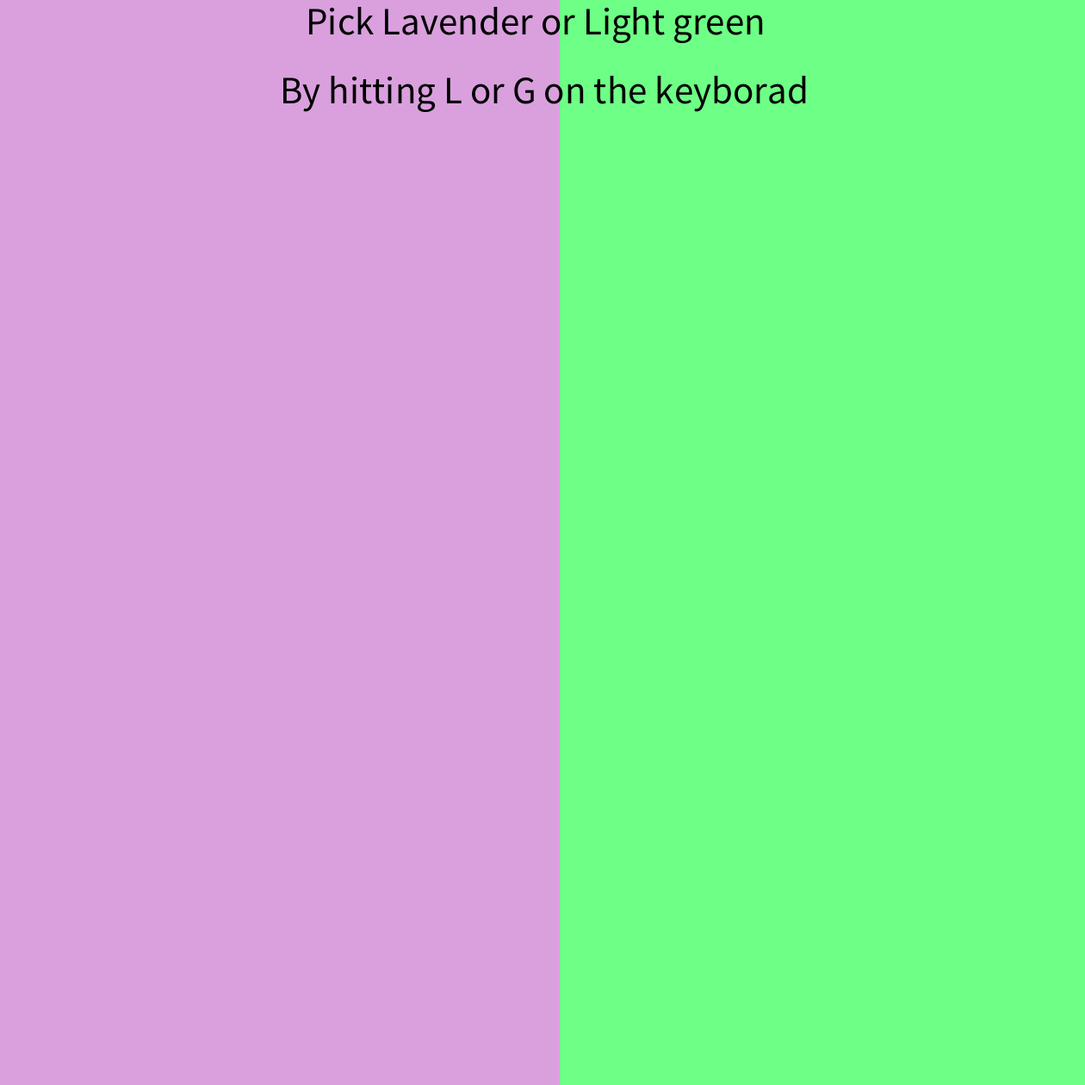
Frame 1 (no input)
Frame 60 (the mouse pressed at the canvas centre just before this capture): identical to frame 1, image omitted
Frame 120 (the mouse held since frame 60 and released just before this capture): identical to frame 1, image omitted

The Processing sketch that drew this single still picture (run headless with seeded random() and noise(); from frame 60 on, the mouse is pressed at the canvas centre):

// Processing sketch: unit2final
// ── unit2final.pde
int value = 0;
int p1;
int p2;
int[][] board = {
{0,0,0,0,0,0,0},
{0,0,0,0,0,0,0},
{0,0,0,0,0,0,0},
{0,0,0,0,0,0,0},
{0,0,0,0,0,0,0},
{0,0,0,0,0,0,0}
};
void draw(){
  
}
// resets the whole board to 0 to start a new game
void clearboard(){
 for(int i = 0; i < 6; i++){
   for(int x = 0; x < 7; x++){
     board[i][x]=0;
}
 }
}
// what color the player picks
void keyTyped(){
 if(key == 'l'){
   p1 = 1;
   p2 = 2;
   clearboard();
   drawgame();
 }else if(key == 'g'){
  p1 = 2;
  p2 = 1;
  drawgame();
  clearboard();
 }
}
void setup(){
  size(1260,1260);
 pick(); 
}
void turn(){
 if(value == 0){
  value = 1; 
 }else{
   value = 0;
 }
}
void pick(){
  noStroke();
  fill(218,160,222);
 rect(0,0,650,1260);
 noStroke();
 fill(110,255,134);
 rect(650,0,650,1260);
 textSize(45);
 fill(0);
  text("Pick Lavender or Light green",355,40);
  text("By hitting L or G on the keyborad",325,120);
}
void drawgame(){
  background(0,0,255);
  //row1
  fill(255,255,255);
  circle(100, 100, 150);
  circle(275, 100, 150);
  circle(450, 100, 150);
  circle(625, 100, 150);
  circle(800, 100, 150);
  circle(975, 100, 150);
  circle(1150, 100, 150);
  //row2
  circle(100, 270, 150);
  circle(275, 270, 150);
  circle(450, 270, 150);
  circle(625, 270, 150);
  circle(800, 270, 150);
  circle(975, 270, 150);
  circle(1150,270, 150);
  //row3
  circle(100, 440, 150);
  circle(275, 440, 150);
  circle(450, 440, 150);
  circle(625, 440, 150);
  circle(800, 440, 150);
  circle(975, 440, 150);
  circle(1150,440, 150);
  //row4
  circle(100, 610, 150);
  circle(275, 610, 150);
  circle(450, 610, 150);
  circle(625, 610, 150);
  circle(800, 610, 150);
  circle(975, 610, 150);
  circle(1150,610, 150);
  //row5
  circle(100, 780, 150);
  circle(275, 780, 150);
  circle(450, 780, 150);
  circle(625, 780, 150);
  circle(800, 780, 150);
  circle(975, 780, 150);
  circle(1150,780, 150);
  //row6
  circle(100, 950, 150);
  circle(275, 950, 150);
  circle(450, 950, 150);
  circle(625, 950, 150);
  circle(800, 950, 150);
  circle(975, 950, 150);
  circle(1150,950, 150);
}
void mouseClicked(){
  //This is for the first column 
  if(mouseX >= 0 && mouseX<=200 && p1 == 1&& value == 0){
    if(board[0][5] == 0){
      fill(218, 160, 222);
      circle(100, 950, 150);
      board[0][5] = 1;
    turn();
  }else if(board[0][4] == 0){
   fill(218,160,222);
   circle(100,780,150);
   board[0][4] = 1;
   turn();
  }else if(board[0][3] == 0){
   fill(218,160,222);
   circle(100,610,150);
   board[0][3] = 1;
   turn();
  }else if(board[0][2] == 0){
   fill(218,160,222);
   circle(100,440,150);
   board[0][2] = 1;
   turn();
  }else if(board[0][1] == 0){
   fill(218,160,222);
   circle(100,270,150);
   board[0][1] = 1;
   turn();
  }else if(board[0][0] == 0){
   fill(218,160,222);
   circle(100,100,150);
   board[0][0] = 1;
   turn();
  }
}else if(mouseX >= 0 && mouseX<=200 && p2 == 2&& value == 1){
    if(board[0][5] == 0){
       fill(110,255,134);
    circle(100, 950, 150);
    board[0][5] = 2;
    turn();
  }else if(board[0][4] == 0){
   fill(110,255,134);
   circle(100,780,150);
   board[0][4] = 2;
   turn();
  }else if(board[0][3] == 0){
   fill(110,255,134);
   circle(100,610,150);
   board[0][3] = 2;
   turn();
  }else if(board[0][2] == 0){
   fill(110,255,134);
   circle(100,440,150);
   board[0][2] = 2;
   turn();
  }else if(board[0][1] == 0){
   fill(110,255,134);
   circle(100,270,150);
   board[0][1] = 2;
   turn();
  }else if(board[0][0]== 0){
   fill(110,255,134);
   circle(100,100,150);
   board[0][0] = 2;
   turn();
  }
}else if(mouseX >= 0 && mouseX<=200 && p1 == 2&& value == 0){
    if(board[0][5] == 0){
       fill(110,255,134);
    circle(100, 950, 150);
    board[0][5] = 2;
    turn();
  }else if(board[0][4] == 0){
   fill(110,255,134);
   circle(100,780,150);
   board[0][4] = 2;
   turn();
  }else if(board[0][3] == 0){
   fill(110,255,134);
   circle(100,610,150);
   board[0][3] = 2;
   turn();
  }else if(board[0][2] == 0){
   fill(110,255,134);
   circle(100,440,150);
   board[0][2] = 2;
   turn();
  }else if(board[0][1] == 0){
   fill(110,255,134);
   circle(100,270,150);
   board[0][1] = 2;
   turn();
  }else if(board[0][0] == 0){
   fill(110,255,134);
   circle(100,100,150);
   board[0][0] = 2;
   turn();
  }
}else if(mouseX >= 0 && mouseX<=200 && p2 == 1&& value == 1){
    if(board[0][5] == 0){
      fill(218, 160, 222);
      circle(100, 950, 150);
      board[0][5] = 1;
    turn();
  }else if(board[0][4] == 0){
   fill(218,160,222);
   circle(100,780,150);
   board[0][4] = 1;
   turn();
  }else if(board[0][3] == 0){
   fill(218,160,222);
   circle(100,610,150);
   board[0][3] = 1;
   turn();
  }else if(board[0][2] == 0){
   fill(218,160,222);
   circle(100,440,150);
   board[0][2] = 1;
   turn();
  }else if(board[0][1] == 0){
   fill(218,160,222);
   circle(100,270,150);
   board[0][1] = 1;
   turn();
  }else if(board[0][0] == 0){
   fill(218,160,222);
   circle(100,100,150);
   board[0][0] = 1;
   turn();
  }
}else if(mouseX <= 350 && mouseX>=200 && p1 == 1&& value == 0){
    if(board[1][5] == 0){
      fill(218, 160, 222);
      circle(275, 950, 150);
      board[1][5] = 1;
    turn();
  }else if(board[1][4] == 0){
   fill(218,160,222);
   circle(275,780,150);
   board[1][4] = 1;
   turn();
  }else if(board[1][3] == 0){
   fill(218,160,222);
   circle(275,610,150);
   board[1][3] = 1;
   turn();
  }else if(board[1][2] == 0){
   fill(218,160,222);
   circle(275,440,150);
   board[1][2] = 1;
   turn();
  }else if(board[1][1] == 0){
   fill(218,160,222);
   circle(275,270,150);
   board[1][1] = 1;
   turn();
  }else if(board[1][0] == 0){
   fill(218,160,222);
   circle(275,100,150);
   board[1][0] = 1;
   turn();
  }
}else if(mouseX <= 350&& mouseX>=200 && p1 == 2&& value == 0){
    if(board[1][5] == 0){
      fill(110,255,134);
      circle(275, 950, 150);
      board[1][5] = 2;
    turn();
  }else if(board[1][4] == 0){
   fill(110,255,134);
   circle(275,780,150);
   board[1][4] = 2;
   turn();
  }else if(board[1][3] == 0){
   fill(110,255,134);
   circle(275,610,150);
   board[1][3] = 2;
   turn();
  }else if(board[1][2] == 0){
   fill(110,255,134);
   circle(275,440,150);
   board[1][2] = 2;
   turn();
  }else if(board[1][1] == 0){
   fill(110,255,134);
   circle(275,270,150);
   board[1][1] = 2;
   turn();
  }else if(board[1][0] == 0){
   fill(110,255,134);
   circle(275,100,150);
   board[1][0] = 2;
   turn();
  }
}else if(mouseX <= 350 && mouseX>=200 && p2 == 2&& value == 1){
    if(board[1][5] == 0){
      fill(110,255,134);
      circle(275, 950, 150);
      board[1][5] = 2;
    turn();
  }else if(board[1][4] == 0){
   fill(110,255,134);
   circle(275,780,150);
   board[1][4] = 2;
   turn();
  }else if(board[1][3] == 0){
   fill(110,255,134);
   circle(275,610,150);
   board[1][3] = 2;
   turn();
  }else if(board[1][2] == 0){
   fill(110,255,134);
   circle(275,440,150);
   board[1][2] = 2;
   turn();
  }else if(board[1][1] == 0){
   fill(110,255,134);
   circle(275,270,150);
   board[1][1] = 2;
   turn();
  }else if(board[1][0] == 0){
   fill(110,255,134);
   circle(275,100,150);
   board[1][0] = 2;
   turn();
  }
}else if(mouseX <= 350 && mouseX>=200 && p2 == 1&& value == 1){
    if(board[1][5] == 0){
      fill(218, 160, 222);
      circle(275, 950, 150);
      board[1][5] = 1;
    turn();
  }else if(board[1][4] == 0){
   fill(218,160,222);
   circle(275,780,150);
   board[1][4] = 1;
   turn();
  }else if(board[1][3] == 0){
   fill(275,160,222);
   circle(275,610,150);
   board[1][3] = 1;
   turn();
  }else if(board[1][2] == 0){
   fill(218,160,222);
   circle(275,440,150);
   board[1][2] = 1;
   turn();
  }else if(board[1][1] == 0){
   fill(218,160,222);
   circle(275,270,150);
   board[1][1] = 1;
   turn();
  }else if(board[1][0] == 0){
   fill(218,160,222);
   circle(275,100,150);
   board[1][0] = 1;
   turn();
  }
}else if(mouseX >= 351 && mouseX<=500 && p2 == 1&& value == 1){
    if(board[2][5] == 0){
      fill(218, 160, 222);
      circle(450, 950, 150);
      board[2][5] = 1;
    turn();
  }else if(board[2][4] == 0){
   fill(218,160,222);
   circle(450,780,150);
   board[2][4] = 1;
   turn();
  }else if(board[2][3] == 0){
   fill(218,160,222);
   circle(450,610,150);
   board[2][3] = 1;
   turn();
  }else if(board[2][2] == 0){
   fill(218,160,222);
   circle(450,440,150);
   board[2][2] = 1;
   turn();
  }else if(board[2][1] == 0){
   fill(218,160,222);
   circle(450,270,150);
   board[2][1] = 1;
   turn();
  }else if(board[2][0] == 0){
   fill(218,160,222);
   circle(450,100,150);
   board[2][0] = 1;
   turn();
  }
}else if(mouseX >= 351 && mouseX<=500 && p1 == 1&& value == 0){
    if(board[2][5] == 0){
      fill(218, 160, 222);
      circle(450, 950, 150);
      board[2][5] = 1;
    turn();
  }else if(board[2][4] == 0){
   fill(218,160,222);
   circle(450,780,150);
   board[2][4] = 1;
   turn();
  }else if(board[2][3] == 0){
   fill(218,160,222);
   circle(450,610,150);
   board[2][3] = 1;
   turn();
  }else if(board[2][2] == 0){
   fill(218,160,222);
   circle(450,440,150);
   board[2][2] = 1;
   turn();
  }else if(board[2][1] == 0){
   fill(218,160,222);
   circle(450,270,150);
   board[2][1] = 1;
   turn();
  }else if(board[2][0] == 0){
   fill(218,160,222);
   circle(450,100,150);
   board[2][0] = 1;
   turn();
  }
}else if(mouseX >= 351 && mouseX<=500 && p2 == 2&& value == 1){
    if(board[2][5] == 0){
       fill(110,255,134);
      circle(450, 950, 150);
      board[2][5] = 2;
    turn();
  }else if(board[2][4] == 0){
    fill(110,255,134);
   circle(450,780,150);
   board[2][4] = 2;
   turn();
  }else if(board[2][3] == 0){
    fill(110,255,134);
   circle(450,610,150);
   board[2][3] = 2;
   turn();
  }else if(board[2][2] == 0){
    fill(110,255,134);
   circle(450,440,150);
   board[2][2] = 2;
   turn();
  }else if(board[2][1] == 0){
    fill(110,255,134);
   circle(450,270,150);
   board[2][1] = 2;
   turn();
  }else if(board[2][0] == 0){
    fill(110,255,134);
   circle(450,100,150);
   board[2][0] = 2;
   turn();
  }
}else if(mouseX >= 351 && mouseX<=500 && p1 == 2&& value == 0){
    if(board[2][5] == 0){
       fill(110,255,134);
      circle(450, 950, 150);
      board[2][5] = 2;
    turn();
  }else if(board[2][4] == 0){
    fill(110,255,134);
   circle(450,780,150);
   board[2][4] = 2;
   turn();
  }else if(board[2][3] == 0){
    fill(110,255,134);
   circle(450,610,150);
   board[2][3] = 2;
   turn();
  }else if(board[2][2] == 0){
    fill(110,255,134);
   circle(450,440,150);
   board[2][2] = 2;
   turn();
  }else if(board[2][1] == 0){
    fill(110,255,134);
   circle(450,270,150);
   board[2][1] = 2;
   turn();
  }else if(board[2][0] == 0){
    fill(110,255,134);
   circle(450,100,150);
   board[2][0] = 2;
   turn();
  }
}
}
